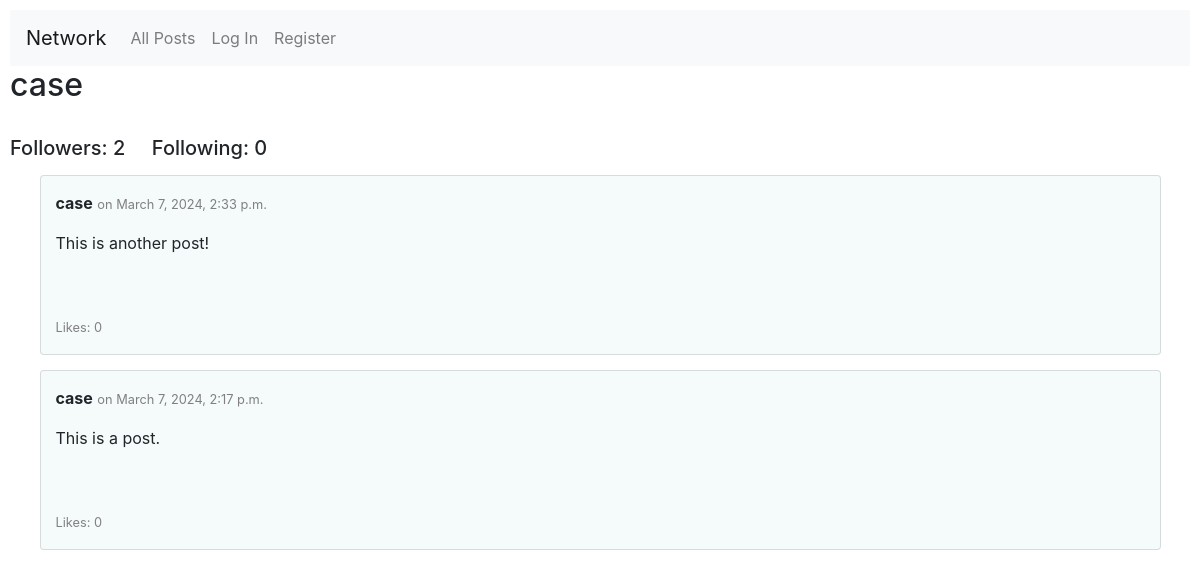
The app's page /profile/case, older data.
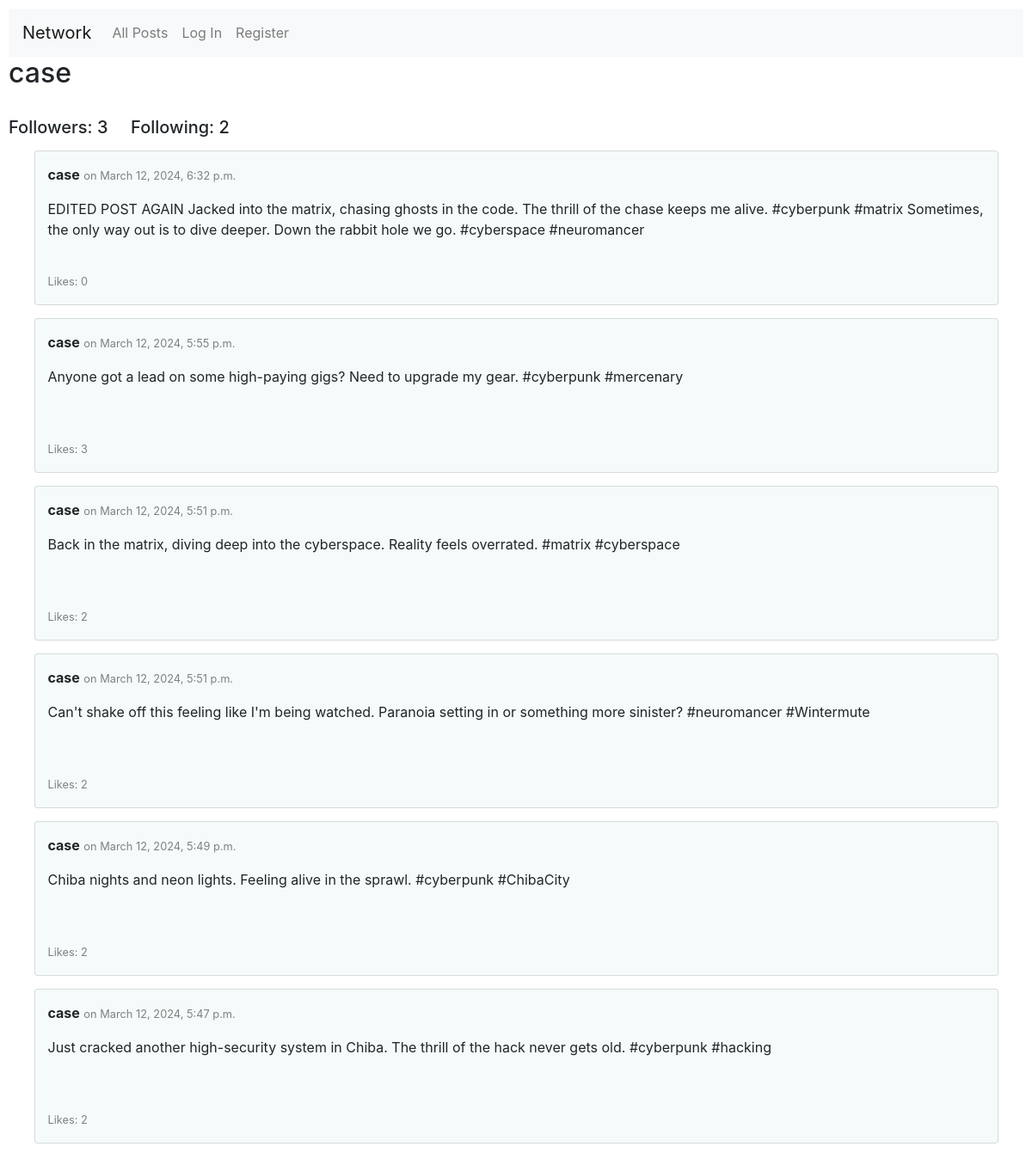
The same page, newer data.
### network/models.py (models this page shows, shortened)
class User(AbstractUser):
    pass

class Post(models.Model):
    user = models.ForeignKey(User, on_delete=models.CASCADE, related_name="posts")
    date = models.DateTimeField(auto_now_add=True)
    content = models.TextField()

### network/views.py (the view, shortened to what this page needs)
# urls.py: path("profile/<str:username>", views.profile, name="profile"),
def profile(request, username):
    profile_user = User.objects.get(username=username)
    posts = Post.objects.all().filter(user=profile_user).order_by('-date')
    logged_user = None
    follows = False
    return render(request, "network/profile.html", {
        "profile_user": profile_user,
        "posts": posts,
        "logged_user": logged_user,
        "follows": follows
    })

### network/templates/network/profile.html (shortened to what this page needs)
{% extends "network/layout.html" %}
{% block body %}
    <h2>{{ profile_user }}</h2>
    <br>
    <h5>Followers: {{ profile_user.followers.count }} &nbsp;&nbsp;&nbsp; Following: {{ profile_user.follows.count }}</h5>
    {% for post in posts %}
        <div class="card">
            <div class="post-header">
            <p><b>{{ post.user }}</b> <small>on {{ post.date }}</small></p>
            </div>
            <div id="{{ post.id }}">
                <p class="content">{{ post.content }}</p>
                <p class="likes"><small>Likes: {{ post.likes.count }}</small></p>
            </div>
        </div>
    {% empty %}
        <div class="card">
            No posts yet.
        </div>
    {% endfor %}
{% endblock %}

### network/templates/network/layout.html (shortened to what this page needs)
{% load static %}
<!DOCTYPE html>
<html lang="en">
    <head>
        <link rel="stylesheet" href="https://stackpath.bootstrapcdn.com/bootstrap/4.4.1/css/bootstrap.min.css">
        <link href="{% static 'network/styles.css' %}" rel="stylesheet">
    </head>
    <body>
        <nav class="navbar navbar-expand-lg navbar-light bg-light">
            <a class="navbar-brand" href="{% url 'index' %}">Network</a>
            <div>
              <ul class="navbar-nav mr-auto">
                <li class="nav-item">
                  <a class="nav-link" href="{% url 'index' %}">All Posts</a>
                </li>
                {% if user.is_authenticated %}
                    <li class="nav-item">
                        <a class="nav-link" href="{% url 'following' %}">Following</a>
                    </li>
                    <li class="nav-item">
                        <a class="nav-link" href="{% url 'logout' %}">Log Out</a>
                    </li>
                {% else %}
                    <li class="nav-item">
                        <a class="nav-link" href="{% url 'login' %}">Log In</a>
                    </li>
                    <li class="nav-item">
                        <a class="nav-link" href="{% url 'register' %}">Register</a>
                    </li>
                {% endif %}
              </ul>
            </div>
          </nav>
        <div class="body">
            {% block body %}
            {% endblock %}
        </div>
    </body>
</html>

### network/static/network/styles.css (style rules this page uses)
body { padding: 10px; }
.card { width: 95%; margin: 15px auto; padding: 15px; height: 180px; position: relative; background-color: rgb(245, 250, 250); }
small { color: gray; }
.likes { position: absolute; bottom: 0; }
.post-header { display: flex; }

Row changes from the older to the newer data that the page shows:
removed Post: user "case", date "March 7, 2024, 2:33 p.m.", content "This is another post!", likes.count "0"
removed Post: user "case", date "March 7, 2024, 2:17 p.m.", content "This is a post.", likes.count "0"
changed User "case": followers.count "2" → "3"; follows.count "0" → "2"
added Post: user "case", date "March 12, 2024, 6:32 p.m.", content "EDITED POST AGAIN Jacked into the matrix, chasing ghosts in the code. The thrill of the chase keeps me alive. #cyberpunk #matrix Sometimes, the only way out is to dive deeper. Down the rabbit hole we go. #cyberspace #neuromancer", likes.count "0"
added Post: user "case", date "March 12, 2024, 5:55 p.m.", content "Anyone got a lead on some high-paying gigs? Need to upgrade my gear. #cyberpunk #mercenary", likes.count "3"
added Post: user "case", date "March 12, 2024, 5:51 p.m.", content "Back in the matrix, diving deep into the cyberspace. Reality feels overrated. #matrix #cyberspace", likes.count "2"
added Post: user "case", date "March 12, 2024, 5:51 p.m.", content "Can't shake off this feeling like I'm being watched. Paranoia setting in or something more sinister? #neuromancer #Wintermute", likes.count "2"
added Post: user "case", date "March 12, 2024, 5:49 p.m.", content "Chiba nights and neon lights. Feeling alive in the sprawl. #cyberpunk #ChibaCity", likes.count "2"
added Post: user "case", date "March 12, 2024, 5:47 p.m.", content "Just cracked another high-security system in Chiba. The thrill of the hack never gets old. #cyberpunk #hacking", likes.count "2"
